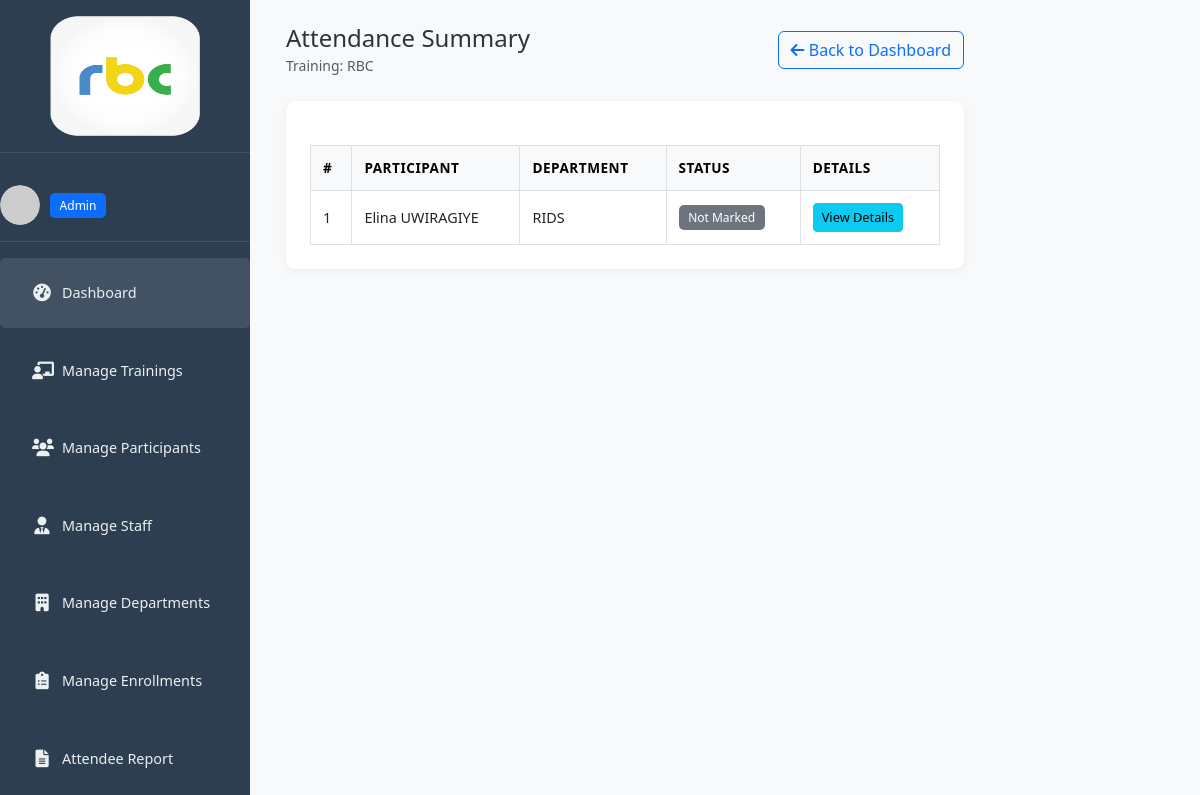
/trainings/3/attendance/summary/ (signed in), run on an earlier commit of the app's database.
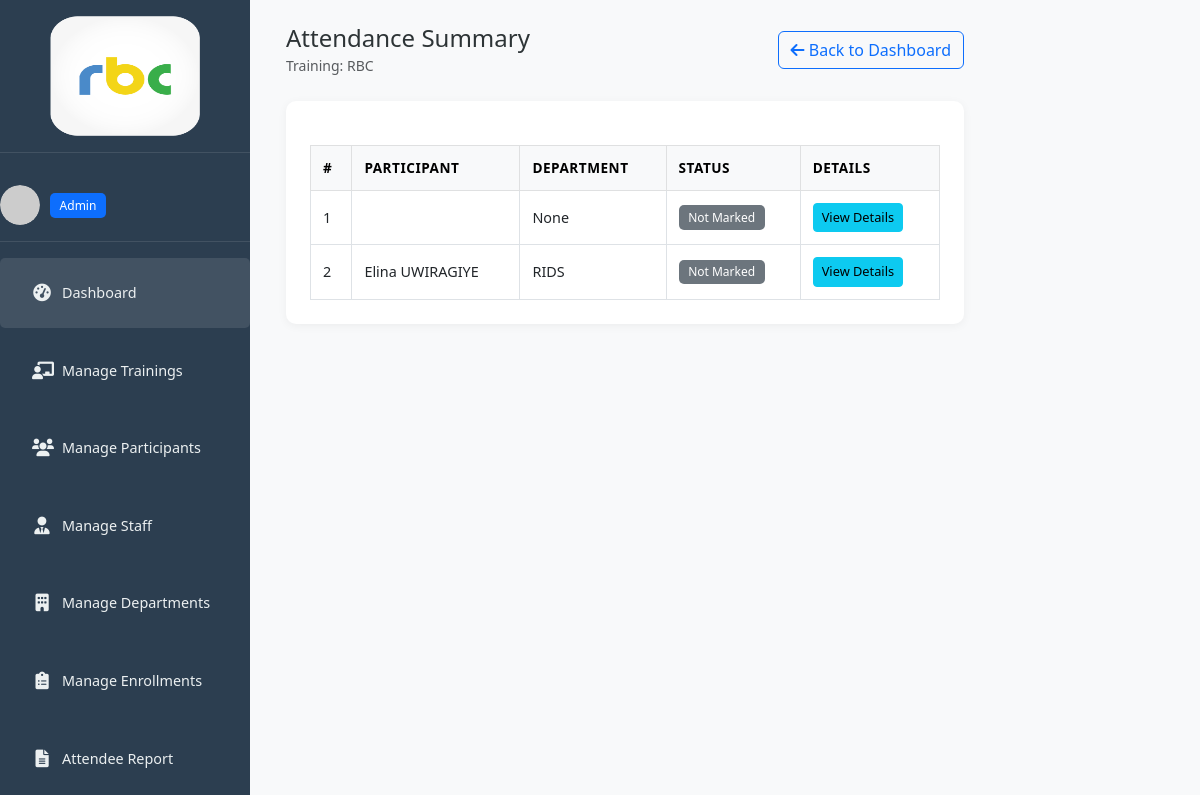
And on a later commit of the database.
### trainings/models.py (models this page shows, shortened)
class Enrollment(models.Model):
    CONFIRMATION_CHOICES = (
        ('pending', 'Pending'),
        ('confirmed', 'Confirmed'),
        ('declined', 'Declined'),
    )
    ATTENDANCE_CHOICES = (
        ('not_marked', 'Not Marked'),
        ('attended', 'Attended'),
        ('absent', 'Absent'),
    )
    training = models.ForeignKey(Training, on_delete=models.CASCADE)
    participant = models.ForeignKey(
        Participant,
        on_delete=models.CASCADE,
        to_field='national_id',
        db_column='participant_id'
    )
    enrollment_date = models.DateTimeField(auto_now_add=True)
    enrolled_by = models.ForeignKey('Staff', on_delete=models.SET_NULL, null=True)
    confirmation_status = models.CharField(max_length=10, choices=CONFIRMATION_CHOICES, default='pending')
    confirmation_date = models.DateTimeField(null=True, blank=True)
    attendance_status = models.CharField(max_length=15, choices=ATTENDANCE_CHOICES, default='not_marked')
    notes = models.TextField(blank=True)
    invite_token = models.UUIDField(default=uuid.uuid4, editable=False, unique=True)
    class Meta:
        ordering = ['-enrollment_date']

class Participant(models.Model):
    national_id = models.CharField(
        primary_key=True,
        max_length=16,
        validators=[
            RegexValidator(
                regex=r'^[0-9]{1,16}$|^[a-zA-Z0-9]{1,50}$',
                message="Enter a valid National ID or Staff ID."
            )
        ],
        verbose_name="National ID"
    )
    full_name = models.CharField(max_length=100)
    email = models.EmailField(unique=True)
    phone = models.CharField(max_length=20, blank=True)
    department = models.ForeignKey(Department, on_delete=models.SET_NULL, null=True, blank=True)
    position = models.CharField(max_length=100, blank=True)
    notes = models.TextField(blank=True)
    profile_picture = models.ImageField(upload_to='participant_photos/', null=True, blank=True)
    class Meta:
        ordering = ['full_name']

class Department(models.Model):
    name = models.CharField(max_length=100, unique=True)
    class Meta:
        ordering = ['name']
    def __str__(self):
        return self.name

### trainings/views.py (the view)
# urls.py: path('trainings/<int:training_id>/attendance/summary/', views.training_attendance_summary, name='training_attendance_summary'),
@login_required
def training_attendance_summary(request, training_id):
    training = get_object_or_404(Training, id=training_id)
    if not (request.user.is_superuser or request.user == training.created_by or request.user == training.coordinator):
        messages.error(request, "You are not authorized to view this attendance summary.")
        return redirect('dashboard')
    enrollments = Enrollment.objects.filter(training=training)
    return render(request, 'trainings/training_attendance_summary.html', {
        'training': training,
        'enrollments': enrollments,
        'staff': request.user,
    })

### trainings/templates/trainings/training_attendance_summary.html (shortened to what this page needs)
{% extends 'base.html' %}
{% block content %}
<div class="d-flex">
  {% include 'trainings/sidebar.html' %}
  <div class="main-content px-4 pt-4 w-100">
    <div class="d-flex justify-content-between align-items-center mb-4">
      <div>
        <h4 class="mb-0">Attendance Summary</h4>
        <small class="text-muted">Training: {{ training.title }}</small>
      </div>
      <a href="{% url 'dashboard' %}" class="btn btn-outline-primary">
        <i class="fas fa-arrow-left"></i> Back to Dashboard
      </a>
    </div>
    <div class="card">
      <div class="card-body">
        {% if enrollments %}
        <div class="table-responsive">
          <table class="table table-bordered table-hover table-sm">
            <thead class="table-light">
              <tr>
                <th>#</th>
                <th>Participant</th>
                <th>Department</th>
                <th>Status</th>
                <th>Details</th>
              </tr>
            </thead>
            <tbody>
              {% for e in enrollments %}
              <tr>
                <td>{{ forloop.counter }}</td>
                <td>{{ e.participant.full_name }}</td>
                <td>{{ e.participant.department }}</td>
                <td>
                  {% if e.attendance_status == "attended" %}
                    <span class="badge bg-success">Attended</span>
                  {% elif e.attendance_status == "absent" %}
                    <span class="badge bg-danger">Absent</span>
                  {% else %}
                    <span class="badge bg-secondary">Not Marked</span>
                  {% endif %}
                </td>
                <td>
                  <a href="{% url 'participant_detail' e.participant.national_id %}" class="btn btn-sm btn-info">
                    View Details
                  </a>
                </td>
              </tr>
              {% endfor %}
            </tbody>
          </table>
        </div>
        {% else %}
          <div class="text-center py-4">
            <i class="fas fa-exclamation-circle fa-2x text-muted mb-2"></i>
            <p>No participants enrolled for this training.</p>
          </div>
        {% endif %}
      </div>
    </div>
  </div>
</div>
{% endblock %}

What changed in the data, as far as the page shows it:
added Enrollment: participant.department "None", attendance_status "Not Marked"
